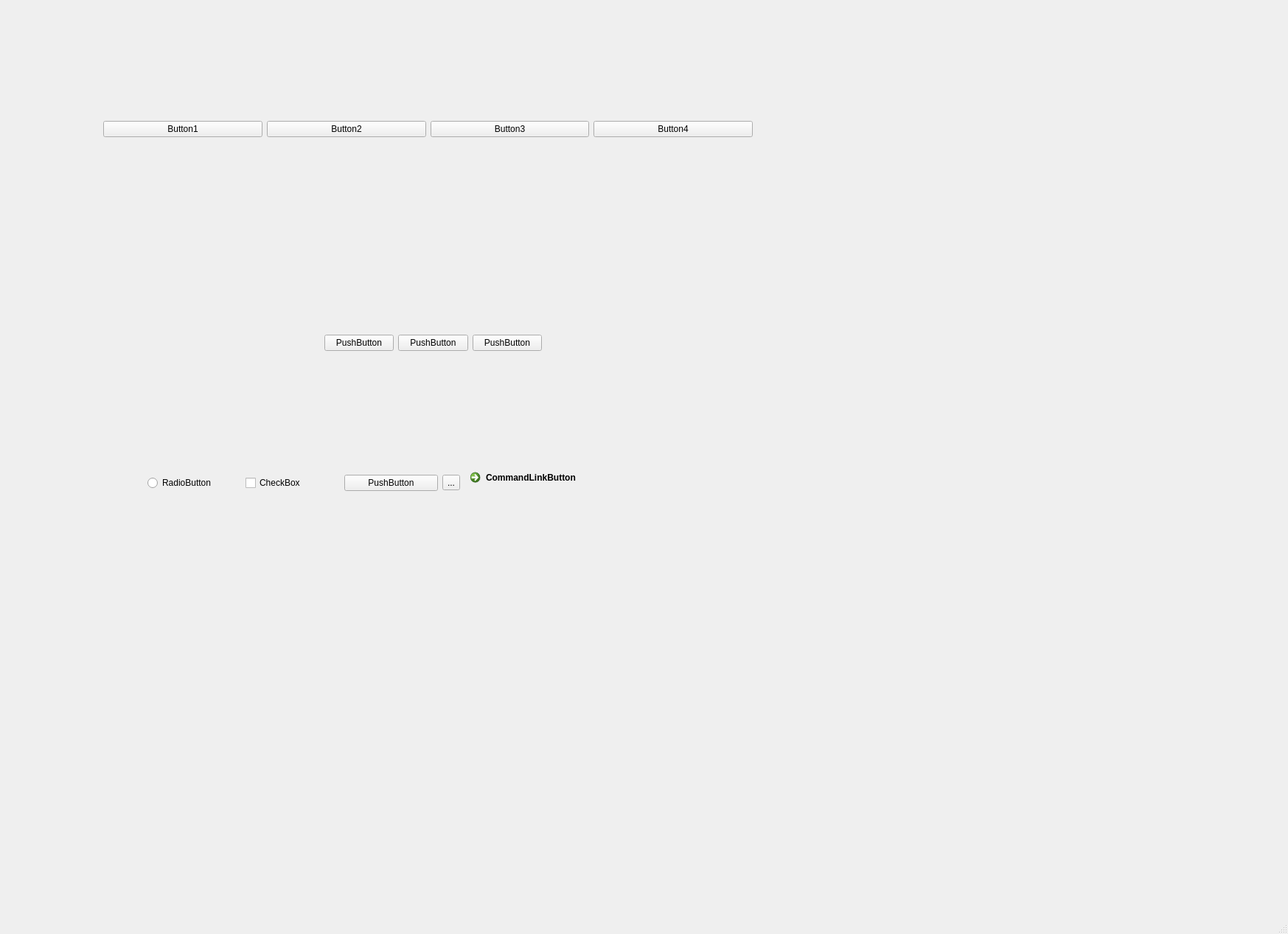
<?xml version="1.0" encoding="UTF-8"?>
<ui version="4.0">
 <class>MainWindow</class>
 <widget class="QMainWindow" name="MainWindow">
  <property name="geometry">
   <rect>
    <x>0</x>
    <y>0</y>
    <width>1747</width>
    <height>1267</height>
   </rect>
  </property>
  <property name="windowTitle">
   <string>MainWindow</string>
  </property>
  <widget class="QWidget" name="centralwidget">
   <widget class="QWidget" name="horizontalLayoutWidget">
    <property name="geometry">
     <rect>
      <x>140</x>
      <y>40</y>
      <width>881</width>
      <height>271</height>
     </rect>
    </property>
    <layout class="QHBoxLayout" name="horizontalLayout_2">
     <item>
      <widget class="QPushButton" name="pushButton">
       <property name="text">
        <string>Button1</string>
       </property>
      </widget>
     </item>
     <item>
      <widget class="QPushButton" name="pushButton_3">
       <property name="text">
        <string>Button2</string>
       </property>
      </widget>
     </item>
     <item>
      <widget class="QPushButton" name="pushButton_2">
       <property name="text">
        <string>Button3</string>
       </property>
      </widget>
     </item>
     <item>
      <widget class="QPushButton" name="pushButton_4">
       <property name="text">
        <string>Button4</string>
       </property>
      </widget>
     </item>
    </layout>
   </widget>
   <widget class="QWidget" name="">
    <property name="geometry">
     <rect>
      <x>440</x>
      <y>450</y>
      <width>295</width>
      <height>30</height>
     </rect>
    </property>
    <layout class="QHBoxLayout" name="horizontalLayout_3">
     <item>
      <widget class="QPushButton" name="pushButton_5">
       <property name="text">
        <string>PushButton</string>
       </property>
      </widget>
     </item>
     <item>
      <widget class="QPushButton" name="pushButton_6">
       <property name="text">
        <string>PushButton</string>
       </property>
      </widget>
     </item>
     <item>
      <widget class="QPushButton" name="pushButton_7">
       <property name="text">
        <string>PushButton</string>
       </property>
      </widget>
     </item>
    </layout>
   </widget>
   <widget class="QWidget" name="">
    <property name="geometry">
     <rect>
      <x>200</x>
      <y>630</y>
      <width>598</width>
      <height>50</height>
     </rect>
    </property>
    <layout class="QHBoxLayout" name="horizontalLayout_4">
     <item>
      <widget class="QRadioButton" name="radioButton">
       <property name="text">
        <string>RadioButton</string>
       </property>
      </widget>
     </item>
     <item>
      <widget class="QCheckBox" name="checkBox">
       <property name="text">
        <string>CheckBox</string>
       </property>
      </widget>
     </item>
     <item>
      <widget class="QPushButton" name="pushButton_8">
       <property name="text">
        <string>PushButton</string>
       </property>
      </widget>
     </item>
     <item>
      <widget class="QToolButton" name="toolButton">
       <property name="text">
        <string>...</string>
       </property>
      </widget>
     </item>
     <item>
      <widget class="QCommandLinkButton" name="commandLinkButton">
       <property name="text">
        <string>CommandLinkButton</string>
       </property>
      </widget>
     </item>
    </layout>
   </widget>
  </widget>
  <widget class="QMenuBar" name="menubar">
   <property name="geometry">
    <rect>
     <x>0</x>
     <y>0</y>
     <width>1747</width>
     <height>26</height>
    </rect>
   </property>
  </widget>
  <widget class="QStatusBar" name="statusbar"/>
 </widget>
 <resources/>
 <connections/>
</ui>
